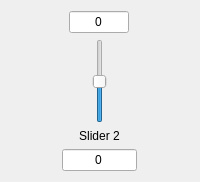
        <widget class="QWidget" name="wgt_sld_2" native="true">
         <property name="sizePolicy">
          <sizepolicy hsizetype="Minimum" vsizetype="Preferred">
           <horstretch>0</horstretch>
           <verstretch>0</verstretch>
          </sizepolicy>
         </property>
         <layout class="QGridLayout" name="gridLayout_3">
          <property name="sizeConstraint">
           <enum>QLayout::SetMinimumSize</enum>
          </property>
          <item row="1" column="0">
           <layout class="QVBoxLayout" name="verticalLayout_2">
            <item alignment="Qt::AlignHCenter">
             <widget class="QSlider" name="slider2">
              <property name="minimum">
               <number>-30</number>
              </property>
              <property name="maximum">
               <number>30</number>
              </property>
              <property name="singleStep">
               <number>1</number>
              </property>
              <property name="value">
               <number>0</number>
              </property>
              <property name="orientation">
               <enum>Qt::Vertical</enum>
              </property>
             </widget>
            </item>
            <item>
             <widget class="QLabel" name="label_slider2">
              <property name="sizePolicy">
               <sizepolicy hsizetype="Minimum" vsizetype="Preferred">
                <horstretch>0</horstretch>
                <verstretch>0</verstretch>
               </sizepolicy>
              </property>
              <property name="text">
               <string>Slider 2</string>
              </property>
              <property name="alignment">
               <set>Qt::AlignCenter</set>
              </property>
             </widget>
            </item>
           </layout>
          </item>
          <item row="2" column="0">
           <widget class="QLineEdit" name="lnEdit_freq_slider_2">
            <property name="sizePolicy">
             <sizepolicy hsizetype="Minimum" vsizetype="Fixed">
              <horstretch>0</horstretch>
              <verstretch>0</verstretch>
             </sizepolicy>
            </property>
            <property name="minimumSize">
             <size>
              <width>75</width>
              <height>0</height>
             </size>
            </property>
            <property name="maximumSize">
             <size>
              <width>60</width>
              <height>16777215</height>
             </size>
            </property>
            <property name="inputMask">
             <string/>
            </property>
            <property name="text">
             <string>0</string>
            </property>
            <property name="alignment">
             <set>Qt::AlignCenter</set>
            </property>
            <property name="readOnly">
             <bool>true</bool>
            </property>
           </widget>
          </item>
          <item row="0" column="0" alignment="Qt::AlignHCenter">
           <widget class="QLineEdit" name="lnEdit_gain_slider_2">
            <property name="sizePolicy">
             <sizepolicy hsizetype="Minimum" vsizetype="Fixed">
              <horstretch>0</horstretch>
              <verstretch>0</verstretch>
             </sizepolicy>
            </property>
            <property name="minimumSize">
             <size>
              <width>50</width>
              <height>0</height>
             </size>
            </property>
            <property name="maximumSize">
             <size>
              <width>60</width>
              <height>16777215</height>
             </size>
            </property>
            <property name="text">
             <string>0</string>
            </property>
            <property name="alignment">
             <set>Qt::AlignCenter</set>
            </property>
            <property name="readOnly">
             <bool>true</bool>
            </property>
           </widget>
          </item>
         </layout>
        </widget>
